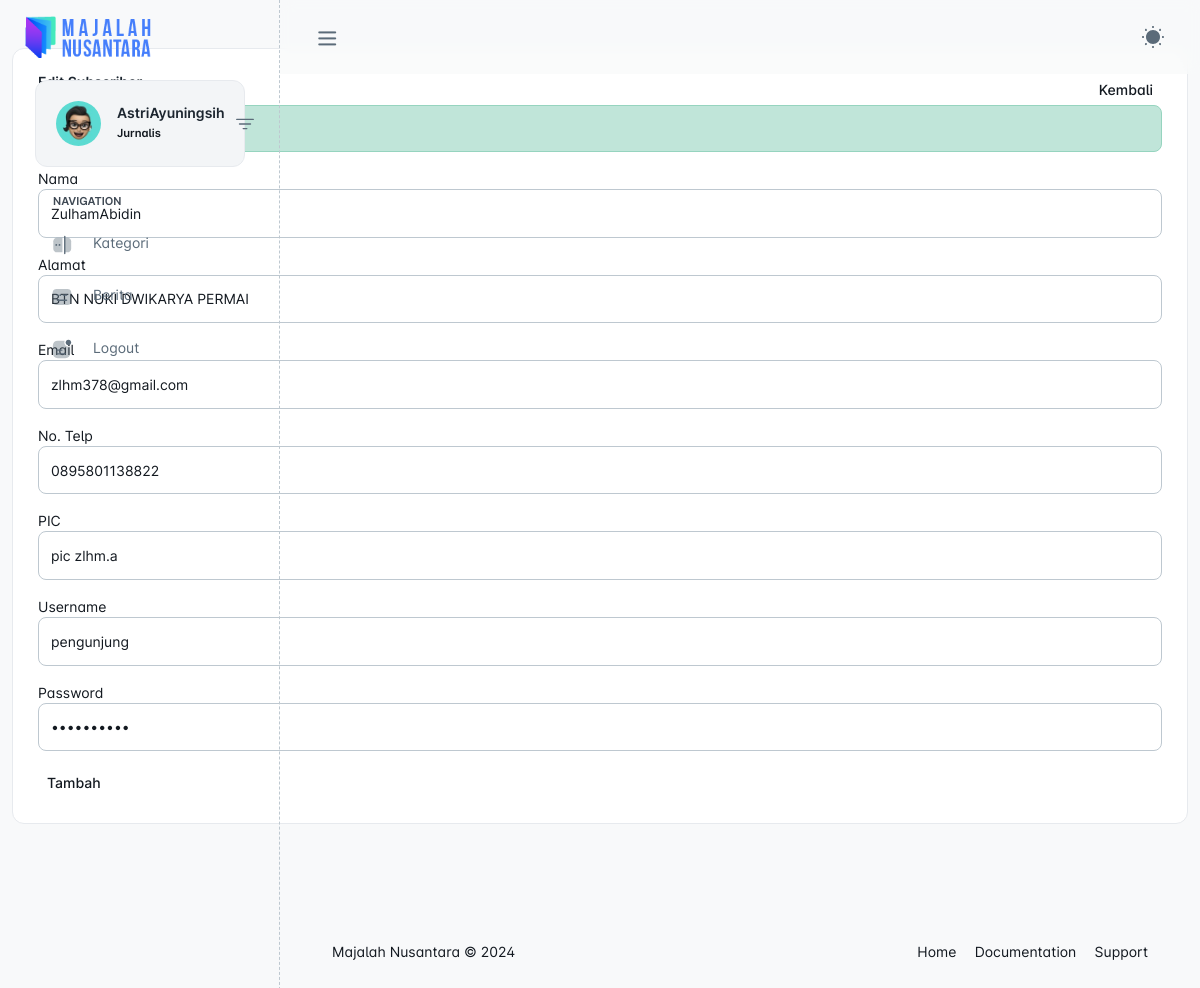
/admin/subscriber-edit.php?id=4 (signed in), run on an earlier commit of the app's database.
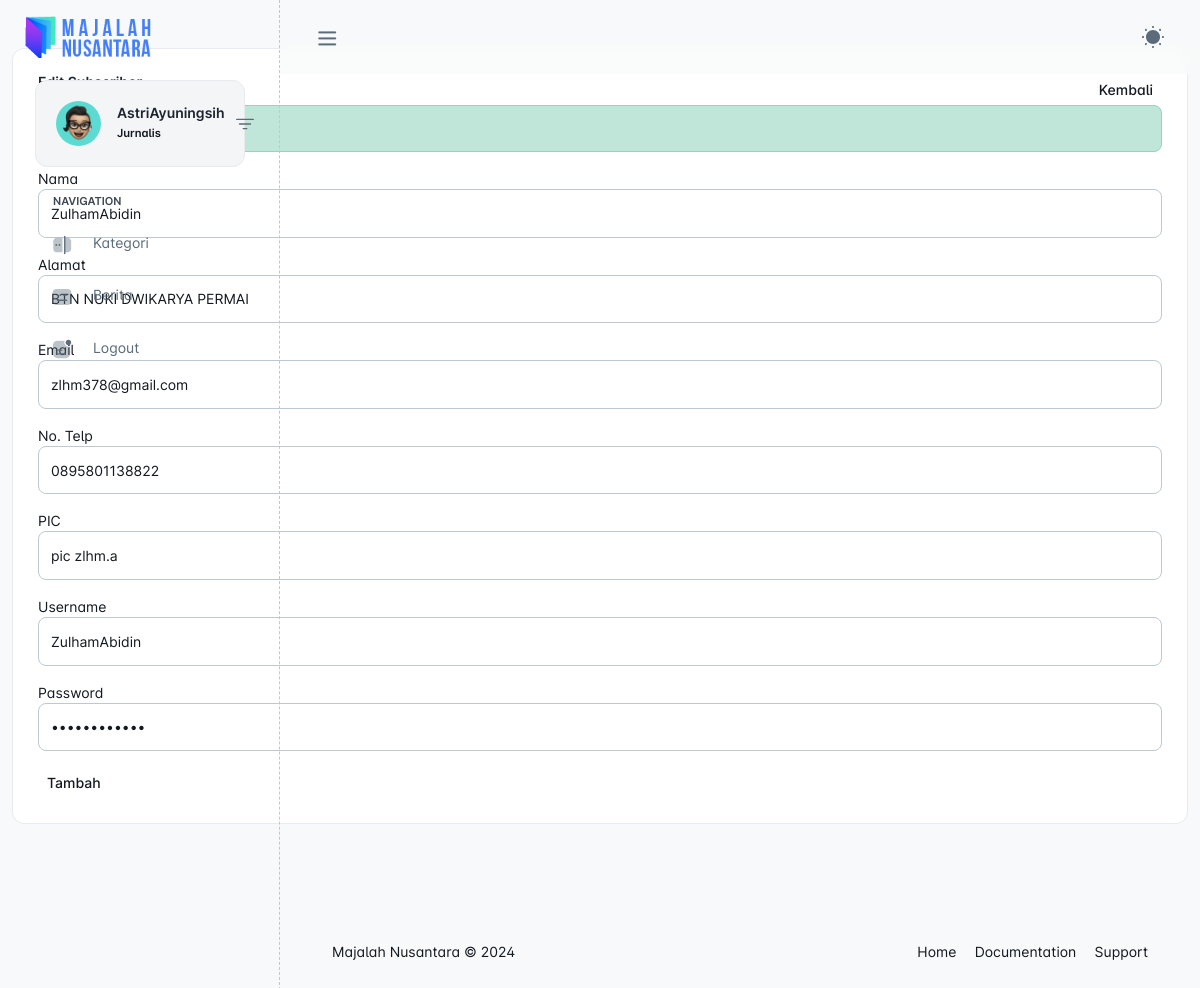
And on a later commit of the database.
### tables this page shows
CREATE TABLE `subscriber` (
  `id_sub` int NOT NULL,
  `nama` varchar(200) NOT NULL DEFAULT '0',
  `alamat` varchar(200) NOT NULL DEFAULT '0',
  `email` varchar(50) NOT NULL DEFAULT '0',
  `no_telp` varchar(20) NOT NULL DEFAULT '0',
  `pic` varchar(50) NOT NULL DEFAULT '0',
  `username` varchar(50) NOT NULL DEFAULT '0',
  `password` varchar(50) NOT NULL DEFAULT '0'
);

### admin/function/partials.php (called while the page is built, shortened)
<?php
$partialsPath = null;
function partials(string $filename): void
{
  global $partialsPath;
  include "$partialsPath/$filename";
}

### admin/function/query.php (called while the page is built, shortened)
<?php
function query_select($table, $role = [])
{
  global $conn;
  $sql = "SELECT * FROM $table";
  if (isset($role['where'])) {
    $sql .= " WHERE " . $role['where'];
  }
  $result = mysqli_query($conn, $sql);
  $rows = [];
  while ($row = mysqli_fetch_assoc($result)) {
    $rows[] = $row;
  }
  return $rows;
}

### admin/function/form.php (called while the page is built, shortened)
<?php
function old(string $name, ?string $value = null)
{
	if($value != null) return $value;
	return null;
}

### admin/subscriber-edit.php (the view, shortened to what this page needs)
<?php
$id = get("id");
$item = query_select("subscriber", ["where" => "id_sub = '$id'"]);
if ($item) {
  $item = $item[0];
} else {
  direct("subscriber.php");
  die;
}
$hal = "Data Subscriber";
 ?>
<!DOCTYPE html>
<html lang="en">
<?php partials("head.php") ?>
<body class="g-sidenav-show   bg-gray-100">
  <?php partials("aside.php") ?>
  <main class="main-content position-relative border-radius-lg ">
    <?php partials("nav.php") ?>
    <div class="container-fluid py-4">
      <div class="row mt-4">
        <div class="col-lg-12 mb-lg-0 mb-4">
          <div class="card " style="min-height: 70vh">
            <div class="card-body">
            	<div class="d-flex justify-content-between">
	              <h6 class="mb-2">Edit Subscriber</h6>
            		<a href="subscriber.php" class="btn btn-sm bg-gradient-secondary">Kembali</a>
            	</div>
            	<?php alert(); ?>
            	 <form role="form" method="POST">
                <div class="mb-3">
                	<label for="">Nama</label>
                  <input type="text" value="<?= old("nama", $item["nama"]) ?>" class="form-control" placeholder="Nama" name="nama">
                </div>
                 <div class="mb-3">
                  <label for="">Alamat</label>
                  <input type="text" value="<?= old("alamat", $item["alamat"]) ?>" class="form-control" placeholder="Alamat" name="alamat">
                </div>
                <div class="mb-3">
                  <label for="">Email</label>
                  <input type="email" value="<?= old("email", $item["email"]) ?>" class="form-control" placeholder="Email" name="email">
                </div>
                <div class="mb-3">
                  <label for="">No. Telp</label>
                  <input type="number" value="<?= old("no_telp", $item["no_telp"]) ?>" class="form-control" placeholder="No. Telp" name="no_telp">
                </div>
                <div class="mb-3">
                  <label for="">PIC</label>
                  <input type="text" value="<?= old("pic", $item["pic"]) ?>" class="form-control" placeholder="PIC" name="pic">
                </div>
                  <div class="mb-3">
                  <label for="">Username</label>
                  <input type="text" value="<?= old("username", $item["username"]) ?>" class="form-control" placeholder="Username" name="username">
                </div>
                <div class="mb-3">
                  <label for="">Password</label>
                  <input type="password" value="<?= old("password", $item["password"]) ?>" class="form-control" placeholder="Password" name="password">
                </div>
                <div class="text-left">
                  <button type="submit" class="btn bg-gradient-primary btn-sm">Tambah</button>
                </div>
              </form>
            </div>
          </div>
        </div>
      </div>
      <?php partials("footer.php") ?>
    </div>
  </main>
  <?php partials("end.php") ?>
</body>
</html>

### admin/partials/head.php (shortened to what this page needs)
<!DOCTYPE html>
<html lang="en"><head>
<link rel="stylesheet" href="../assets/fonts/inter/inter.css" id="main-font-link" />
<link rel="stylesheet" href="../assets/fonts/tabler-icons.min.css" />
<link rel="stylesheet" href="../assets/fonts/feather.css" />
<link rel="stylesheet" href="../assets/fonts/fontawesome.css" />
<link rel="stylesheet" href="../assets/fonts/material.css" />
<link rel="stylesheet" href="../assets/css/style.css" id="main-style-link" />
<link rel="stylesheet" href="../assets/css/style-preset.css" />
</head>

### admin/partials/aside.php (shortened to what this page needs)
<?php
global $hal;
$role = $_SESSION[KEY]["login"]["role"];
 ?>
<nav class="pc-sidebar">
  <div class="navbar-wrapper">
    <div class="m-header">
      <a href="#" class="b-brand text-primary">
        <img src="../assets/images/logo-dark.png" width="70%" />
      </a>
    </div>
    <div class="navbar-content">
      <div class="card pc-user-card">
        <div class="card-body">
          <div class="d-flex align-items-center">
            <div class="flex-shrink-0">
            <?php if ($role == 1) : ?>
              <img src="../assets/images/user/avatar-1.jpg" alt="user-image" class="user-avtar wid-45 rounded-circle" />
              <?php elseif ($role == 0) : ?>
                <img src="../assets/images/user/avatar-3.jpg" alt="user-image" class="user-avtar wid-45 rounded-circle" />
              <?php endif; ?>
            </div>
            <div class="flex-grow-1 ms-3 me-2">
              <h6 class="mb-0"><?= $_SESSION[KEY]["login"]["nama"] ?></h6>
              <?php if ($role == 1) : ?>
                <small class="fw-semibold">Administrator</small>
              <?php elseif ($role == 0) : ?>
                <small class="fw-semibold">Jurnalis</small>
              <?php endif; ?>
            </div>
            <a class="btn btn-icon btn-link-secondary avtar" data-bs-toggle="collapse" href="#pc_sidebar_userlink">
              <svg class="pc-icon">
                <use xlink:href="#custom-sort-outline"></use>
              </svg>
            </a>
          </div>
        </div>
      </div>
      <ul class="pc-navbar">
        <li class="pc-item pc-caption">
          <label>Navigation</label>
        </li>
        <?php if ($role == 0 || $role == 1) : ?>
        <li class="pc-item <?= $hal == "Data Kategori" ? "active" : "" ?>"><a href="kategori.php" class="pc-link">
            <span class="pc-micon">
              <svg class="pc-icon">
                <use xlink:href="#custom-password-check"></use>
              </svg>
            </span>
            <span class="pc-mtext">Kategori</span></a>
        </li>
        <?php endif; ?>
        <?php if ($role == 0 || $role == 1) : ?>
        <li class="pc-item <?= $hal == "Berita" ? "active" : "" ?>"><a href="berita.php" class="pc-link">
            <span class="pc-micon">
              <svg class="pc-icon">
                <use xlink:href="#custom-keyboard"></use>
              </svg>
            </span>
            <span class="pc-mtext">Berita</span></a>
        </li>
        <?php endif; ?>
        <?php if ($role == 0 || $role == 1) : ?>
        <li class="pc-item"><a href="logout.php" class="pc-link">
            <span class="pc-micon">
              <svg class="pc-icon">
                <use xlink:href="#custom-notification-status"></use>
              </svg>
            </span>
            <span class="pc-mtext">Logout</span></a>
        </li>
        <?php endif; ?>
      </ul>
    </div>
  </div>
</nav>

### admin/partials/nav.php (shortened to what this page needs)
<header class="pc-header">
  <div class="header-wrapper">
    <div class="me-auto pc-mob-drp">
      <ul class="list-unstyled">
        <li class="pc-h-item pc-sidebar-collapse">
          <a href="#" class="pc-head-link ms-0" id="sidebar-hide">
            <i class="ti ti-menu-2"></i>
          </a>
        </li>
      </ul>
    </div>
    <div class="ms-auto">
      <ul class="list-unstyled">
        <li class="dropdown pc-h-item">
          <a class="pc-head-link dropdown-toggle arrow-none me-0" data-bs-toggle="dropdown" href="#" role="button"
            aria-haspopup="false" aria-expanded="false">
            <svg class="pc-icon">
              <use xlink:href="#custom-sun-1"></use>
            </svg>
          </a>
        </li>
      </ul>
    </div>
  </div>
</header>

### admin/function/helper.php (shortened to what this page needs)
<?php
function get(string $name)
{
  if (isset($_GET[$name]) && $_GET[$name] != '') {
    return htmlspecialchars($_GET[$name]);
  } else {
    return false;
  }
}
function hasSuccess(): bool
{
  return isset($_SESSION[KEY]['success']);
}
function success(): ?string
{
  if (hasSuccess()) {
    $data = $_SESSION[KEY]['success'];
    return $data;
  } else {
    return null;
  }
}
function alert() {
  if (hasSuccess() || hasError()) {
    $comp = "";
    $comp .= "<div class='alert alert-success alert-dismissible ";
    $comp .= (hasSuccess() ? "alert-success'" : "alert-danger'") . " role='alert'>";
    $comp .= hasSuccess() ? success() : error();
    $comp .= "</div>";
    echo $comp;
  }
}

### admin/partials/footer.php (shortened to what this page needs)
<footer class="pc-footer">
  <div class="footer-wrapper container-fluid">
    <div class="row">
      <div class="col my-1">
        <p class="m-0">Majalah Nusantara ©
        </p >
      </div>
      <div class="col-auto my-1">
        <ul class="list-inline footer-link mb-0">
          <li class="list-inline-item"><a href="">Home</a></li>
          <li class="list-inline-item"><a href="">Documentation</a></li>
          <li class="list-inline-item"><a href="">Support</a></li>
        </ul>
      </div>
    </div>
  </div>
</footer>

### admin/partials/end.php (shortened to what this page needs)
</body>
</html>

What changed in the data, as far as the page shows it:
changed subscriber "ZulhamAbidin": username "pengunjung" → "ZulhamAbidin"
